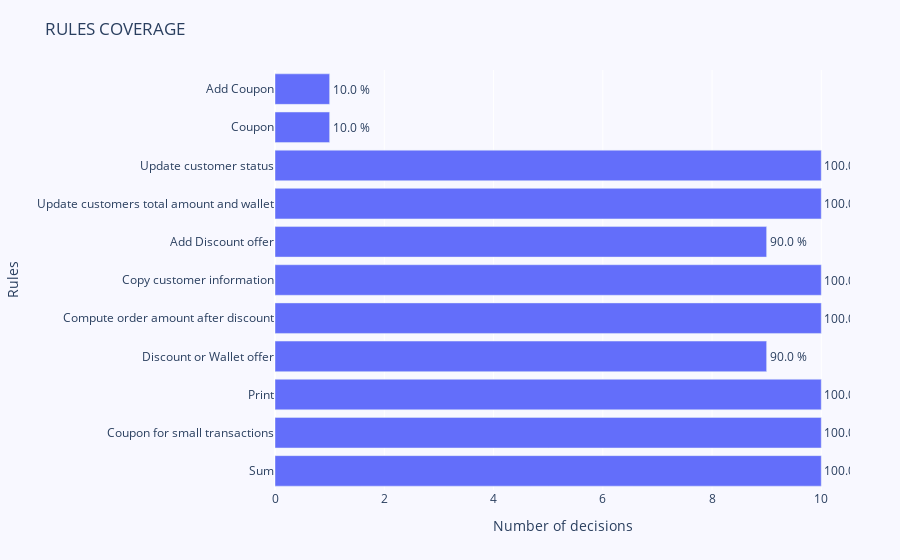

This figure's notebook cell:
### Markdown cell above
### 4.4 Rule coverage bar graph <a class="anchor" id="section4_4"></a>

This view show all executed rules with its execution percentage. The rule coverage empowers business users to check if the statistics of rule execution match their expectations and hypothesis when applied to the applications, and data in general.

### Code cell
fig = go.Figure(go.Bar(
            x=rules_coverage["Count"],
            y=rules_coverage["Rule"],
            text=[f'{item} %' for item in rules_coverage['Percentage']],
            textposition="outside",
            hovertemplate="<b>%{y}</b><br><b>Count:</b> %{x}<br><b>Percentage:</b> %{text}<extra></extra>",
            orientation='h'))

fig.update_xaxes(title_text='Number of decisions')
fig.update_yaxes(title_text='Rules')

fig.update_layout(
    title='RULES COVERAGE',
    legend=dict(x=0.029, y=1.038, font_size=10),
    margin=dict(l=100, r=50, t=70, b=70),
    height=700,
    paper_bgcolor='rgb(248, 248, 255)',
    plot_bgcolor='rgb(248, 248, 255)',
)
fig.show()

### Figure 1 — Plotly figure (JSON) as saved in the notebook; plotly's stock layout.template omitted (floating-point values rounded to 4 significant figures)
{"data": [{"hovertemplate": "<b>%{y}</b><br><b>Count:</b> %{x}<br><b>Percentage:</b> %{text}<extra></extra>", "orientation": "h", "text": ["100.0 %", "100.0 %", "100.0 %", "90.0 %", "100.0 %", "100.0 %", "90.0 %", "100.0 %", "100.0 %", "10.0 %", "10.0 %"], "textposition": "outside", "type": "bar", "x": [10, 10, 10, 9, 10, 10, 9, 10, 10, 1, 1], "y": ["Sum", "Coupon for small transactions", "Print", "Discount or Wallet offer", "Compute order amount after discount", "Copy customer information", "Add Discount offer", "Update customers total amount and wallet", "Update customer status", "Coupon", "Add Coupon"]}], "layout": {"autosize": true, "legend": {"font": {"size": 10}, "x": 0.029, "y": 1.038}, "margin": {"b": 70, "l": 100, "r": 50, "t": 70}, "paper_bgcolor": "rgb(248, 248, 255)", "plot_bgcolor": "rgb(248, 248, 255)", "title": {"text": "RULES COVERAGE"}, "xaxis": {"autorange": true, "range": [0, 10.53], "title": {"text": "Number of decisions"}, "type": "linear"}, "yaxis": {"autorange": true, "range": [-0.5, 10.5], "title": {"text": "Rules"}, "type": "category"}}}
